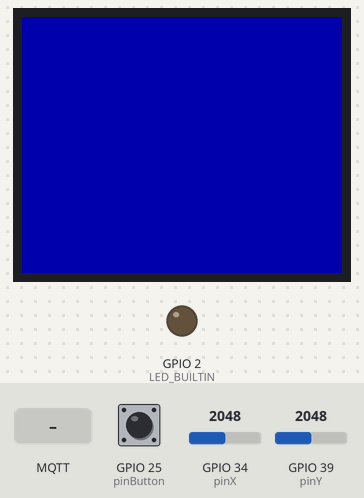
A sketch run on a simulated ESP32. Shown: 160×128 colour display, output pins drawn as LEDs (lit = HIGH). Inputs (shaded band) come from the test bench; at power-on: GPIO 25 (pinButton) HIGH, GPIO 34 (pinX) = 2048, GPIO 39 (pinY) = 2048. WiFi joins after 1.5 s; servers stay silent unless stated; no MQTT or app messages arrive unless stated; what the sketch prints to the serial monitor is not drawn.

Above: at 2.9 s.
3.0 s: MQTT message "90" arrives on the first subscribed topic
At 3.8 s:
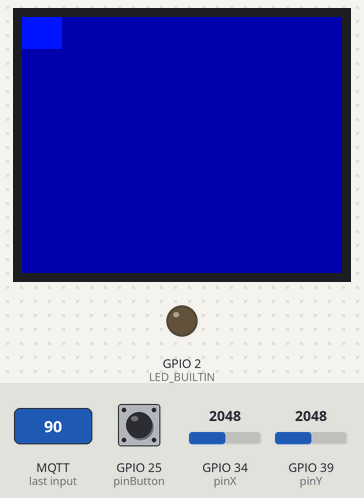
4.5 s: MQTT message "90" arrives on the second subscribed topic
At 4.8 s:
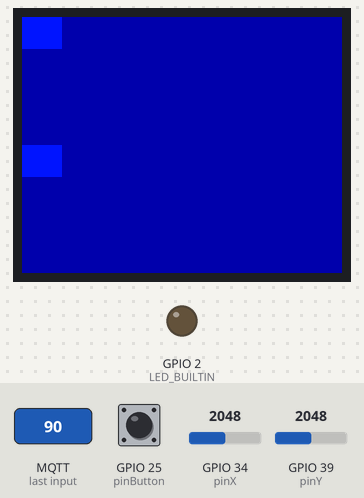
6.0 s: MQTT message "on" arrives on the first subscribed topic
At 6.5 s:
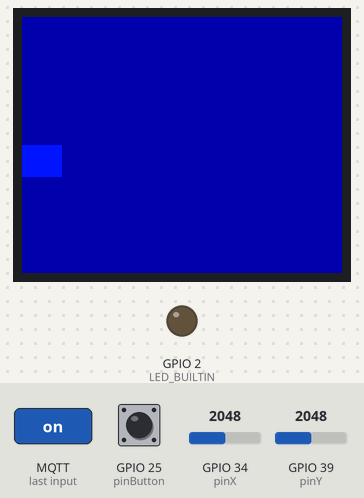
Timing chart, 0 to 9.0 s (numbered marks = the images above; inputs shaded):
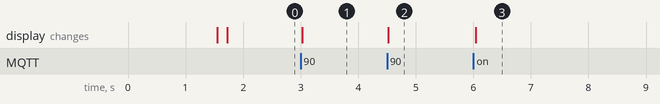

The sketch:

joystick_kontroll.ino
```cpp
//ThermalCAM and Server
#include <Wire.h>
#include <PubSubClient.h>
#include <Adafruit_AMG88xx.h>
#include <WiFi.h>
#include <TFT_eSPI.h>
#include <SPI.h>

// Definiera pinnummer för joystickens axlar och knapp
const int pinY = 39; // A2
const int pinX = 34; // A3
const int pinButton = 25; // A1
int oldY, oldX;

unsigned long previousMillis = 0;
const long interval = 100; // 10 gånger per sekund

// WiFi-uppgifter
const char* ssid = "iPSK-UMU";
const char* pwd = "HejHopp!!";
WiFiClient wifiClient;

// MQTT broker setup
const char broker [] = "tfe.iotwan.se";
int port = 1883;
const char* mqtt_usr = "intro22";
const char* mqtt_pwd = "outro";
PubSubClient client(wifiClient);

// Ersätt dessa pins med de faktiska pins vi använder
#define TFT_CS     4
#define TFT_RST    26
#define TFT_DC     25

TFT_eSPI tft = TFT_eSPI();

#define RXD 16
#define TXD 17
//Comment this out to remove the text overlay
#define SHOW_TEMP_TEXT
//low range of the sensor (this will be blue on the screen)
int minT = 15;
#define MINTEMP minT
//high range of the sensor (this will be red on the screen)
int maxT = 50;
#define MAXTEMP maxT

float pixels[AMG88xx_PIXEL_ARRAY_SIZE];

String camColors[] = {"E50015", "E40006", "E30800", "E31700", "E22600", "E13500", "E14400", "E05300", "E06200", "DF7100", "DE7F00", "DE8E00", "DD9C00", "DDAA00",
                      "DCB900", "DBC700", "DBD500", "D1DA00", "C2DA00", "B3D900", "A4D800", "95D800", "86D700", "78D700", "69D600", "5AD500", "4CD500", "3DD400", "2FD400", "21D300", "13D200", "05D200",
                      "00D109", "00D116", "00D024", "00CF32", "00CF40", "00CE4D", "00CE5B", "00CD68", "00CC76", "00CC83", "00CB90", "00CB9E", "00CAAB", "00C9B8", "00C9C4", "00BFC8", "00B1C8", "00A3C7",
                      "0095C6", "0088C6", "007AC5", "006DC5", "005FC4", "0052C3", "0044C3", "0037C2", "002AC2", "001DC1", "0010C0", "0003C0", "0900BF", "1500BF"
                     };

const char* first_half = "FireBot/first_half";
const char* second_half = "FireBot/second_half";
String sensor_data1 = "";
String sensor_data2 = "";
String X;
String Y;

String driver;

void setup() {

  Serial.begin(115200);
  pinMode(LED_BUILTIN, OUTPUT);

  // WiFi
  Serial.print("Connecting to SSID: ");
  Serial.println(ssid);
  WiFi.begin(ssid, pwd);
  // Vänta tills ansluten till WiFi
  while (WiFi.status() != WL_CONNECTED) {
    delay(500);
    Serial.print(".");
  }
  Serial.println("Connected to WiFi");

  // MQTT broker
  client.setServer(broker, port);
  while (!client.connected()) {
    Serial.print("Connecting to MQTT ... ");
    if (client.connect("rierstam", mqtt_usr, mqtt_pwd)) {
      Serial.println("connected");
      client.setCallback(mqttCallback);
      client.subscribe(first_half);
      client.subscribe(second_half);
    } else {
      Serial.print("failed with state: ");
      Serial.println(client.state());
      delay(2000);
    }
  }
  Serial2.begin(115200, SERIAL_8N1, RXD, TXD);
  tft.init();  // Initiera skärmen
  tft.setRotation(1);  // Sätt skärmrotation om nödvändigt
}

void updatePixelArray(String data, int startIdx) {
  int endIdx = startIdx + AMG88xx_PIXEL_ARRAY_SIZE / 2;
  int dataIndex = 0;
  for (int i = startIdx; i < endIdx && dataIndex < data.length(); i++) {
    int nextComma = data.indexOf(',', dataIndex);
    if (nextComma == -1) nextComma = data.length();
    String tempStr = data.substring(dataIndex, nextComma);
    pixels[i] = tempStr.toFloat();
    dataIndex = nextComma + 1;
  }
}

void mqttCallback(char* topic, byte* payload, unsigned int length) {
  Serial.println("hej");
  payload[length] = '\0'; // Null-terminate the payload
  String message = String((char*)payload);

  if (String(topic) == first_half) {
    updatePixelArray(message, 0);
    Serial.println("First half data: " + message);
  }
  else if (String(topic) == second_half) {
    updatePixelArray(message, AMG88xx_PIXEL_ARRAY_SIZE / 2);
    Serial.println("Second half data: " + message);
  }
  Serial.println("hejda");
}


void loop() {
  // Hantera WiFi och MQTT
  if (WiFi.status() != WL_CONNECTED) {
    WiFi.reconnect();
  }
  client.loop();

  // Uppdatera skärmen med nya värden
  for (int i = 0; i < AMG88xx_PIXEL_ARRAY_SIZE; i++) {
    int colorTemp = constrain((int)pixels[i], MINTEMP, MAXTEMP);
    uint8_t colorIndex = map(colorTemp, MINTEMP, MAXTEMP, 0, sizeof(camColors) / sizeof(String) - 1);

    int row = i / 8;
    int col = i % 8;
    int x = col * (160 / 8);
    int y = row * (128 / 8);
    int w = 160 / 8;
    int h = 128 / 8;

    long color = strtol(camColors[colorIndex].c_str(), NULL, 16);
    tft.fillRect(x, y, w, h, color);
  }

  // Hantera joystick och andra sensorer
  unsigned long currentMillis = millis();

  if (currentMillis - previousMillis >= interval) {
    previousMillis = currentMillis;

    // Läs in värden från joystick och förbered en sträng för att skicka
    int valueY = analogRead(pinY);
    int valueX = analogRead(pinX);
    if ((valueY > 1800) && (valueY < 2000)) {
      valueY = 1950;
    }
    if ((valueX > 1800) && (valueX < 2000)) {
      valueX = 1950;
    }

    bool buttonPressed = digitalRead(pinButton) == LOW;
    char msg1[50];
    char msg2[50];
    sprintf(msg1, "Y%04d", valueY);
    sprintf(msg2, "X%04d", valueX);

    if (oldX != valueX) {
      client.publish("FireBot/X", msg2);
    }
    if (oldY != valueY) {
      client.publish("FireBot/Y", msg1);
    }
    oldY = valueY;
    oldX = valueX;
  }
}
```

Measured:
- after the input at 3.0 s, the display: changes at once (image 1)
- after the input at 4.5 s, the display: changes at once (image 2)
- after the input at 6.0 s, the display: changes at once (image 3)
